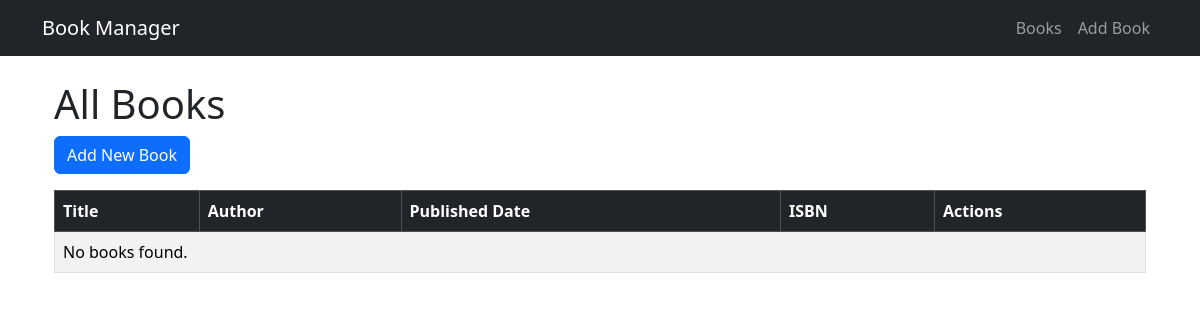
Before: / with the older database file.
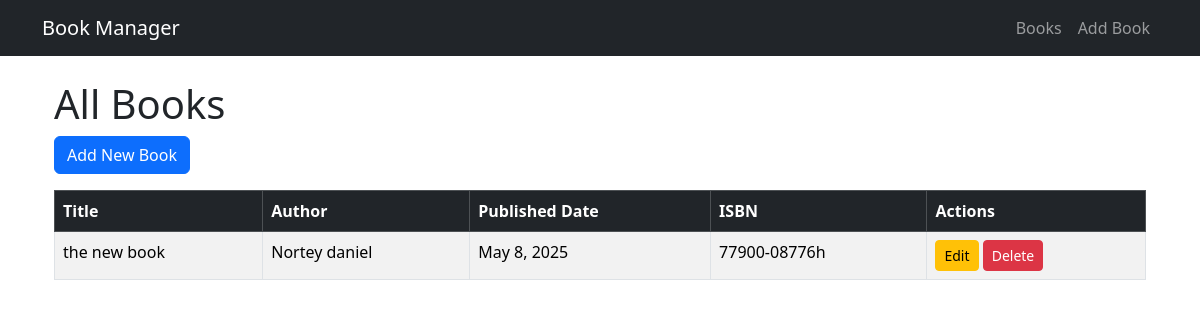
After: the same page with the newer database file.
### tasks/models.py (models this page shows, shortened)
class Book (models.Model):
    title = models.CharField(max_length=200)
    author = models.CharField(max_length=100)
    published_date = models.DateField()
    isbn_number = models.CharField(max_length=13)

### tasks/views.py (the view)
# urls.py: path("", views.book_list,name = "book_list"),
def book_list(request):
    books= Book.objects.all()
    return render(request,"list.html",{"books":books})

### tasks/templates/list.html (shortened to what this page needs)
{% extends 'base.html' %}
{% block content %}
<div class="container">
    <h1 class="mt-4">All Books</h1>
    <a href="{% url 'book_create' %}" class="btn btn-primary mb-3">Add New Book</a>
    <table class="table table-bordered table-striped">
        <thead class="table-dark">
            <tr>
                <th>Title</th>
                <th>Author</th>
                <th>Published Date</th>
                <th>ISBN</th>
                <th>Actions</th>
            </tr>
        </thead>
        <tbody>
            {% for book in books %}
                <tr>
                    <td>{{ book.title }}</td>
                    <td>{{ book.author }}</td>
                    <td>{{ book.published_date }}</td>
                    <td>{{ book.isbn_number }}</td>
                    <td>
                        <a href="{% url 'book_update' book.id %}" class="btn btn-sm btn-warning">Edit</a>
                        <a href="{% url 'book_delete' book.id %}" class="btn btn-sm btn-danger">Delete</a>
                    </td>
                </tr>
            {% empty %}
                <tr><td colspan="6">No books found.</td></tr>
            {% endfor %}
        </tbody>
    </table>
</div>
{% endblock %}

### tasks/templates/base.html (shortened to what this page needs)
<!DOCTYPE html>
<html lang="en">
<head>
    <link href="https://cdn.jsdelivr.net/npm/bootstrap@5.3.2/dist/css/bootstrap.min.css" rel="stylesheet">
</head>
<body>
    <nav class="navbar navbar-expand-lg navbar-dark bg-dark mb-4">
        <div class="container">
            <a class="navbar-brand" href="{% url 'book_list' %}">Book Manager</a>
            <div class="navbar-nav">
                <a class="nav-link" href="{% url 'book_list' %}">Books</a>
                <a class="nav-link" href="{% url 'book_create' %}">Add Book</a>
            </div>
        </div>
    </nav>
    <div class="container">
        {% block content %}{% endblock %}
    </div>
</body>
</html>

Changed rows visible on the page:
added Book: title "the new book", author "Nortey daniel", published_date "May 8, 2025", isbn_number "77900-08776h"
Other visible differences:
text no longer shown: "No books found."
